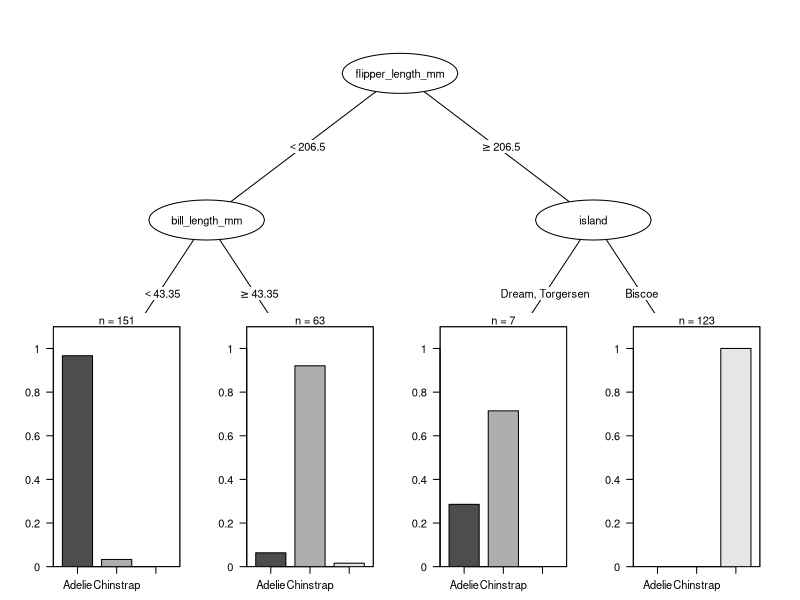
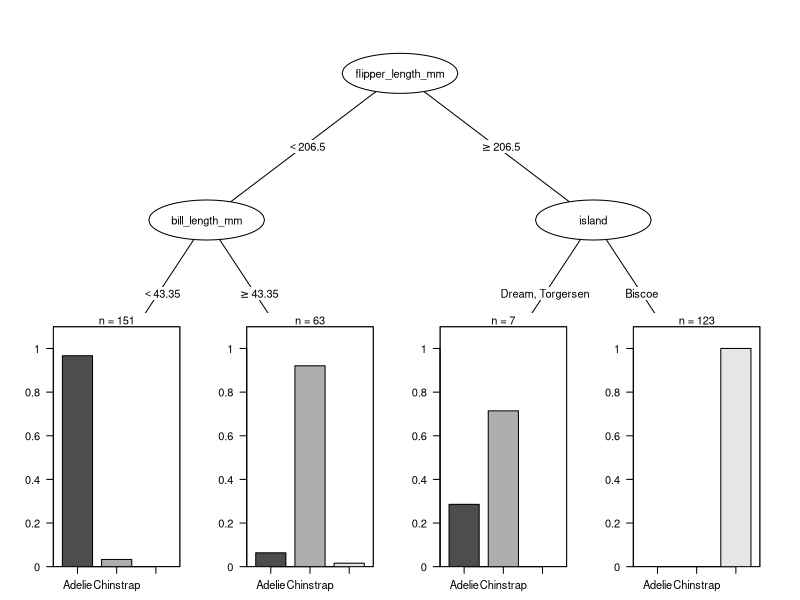
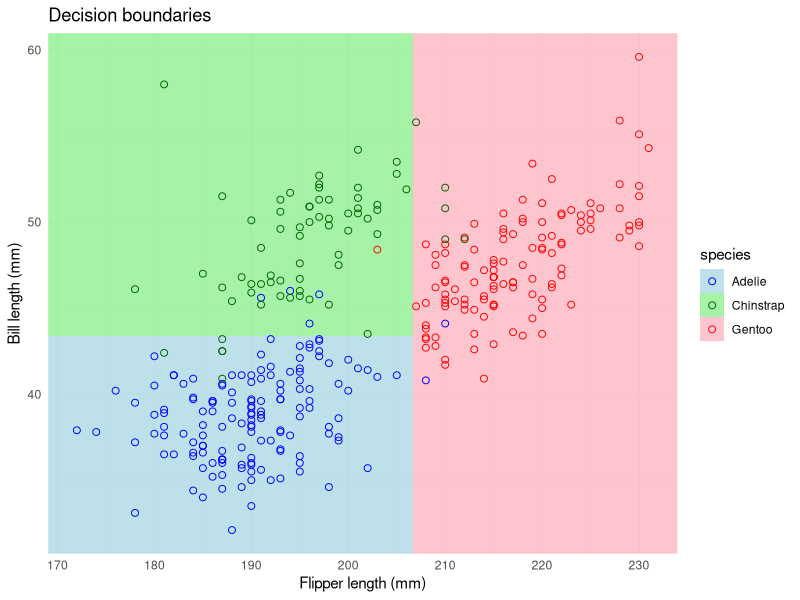
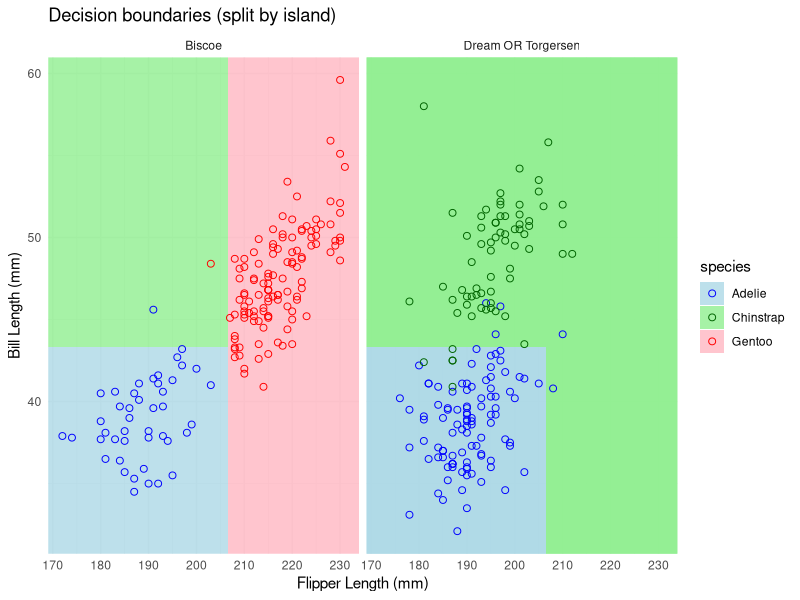

The R script that drew these images, in order:
## ---- chunk 1
library(rpart)
library(palmerpenguins)
library(ggplot2)
library(partykit)
library(dplyr)
## ---- chunk 2
#| fig-height: 4
#| fig-width: 10  # Half the slider width when default slide width is 4
#| fig-align: center

# intro to ML notes
library(rpart)
library(palmerpenguins)
library(partykit)

# tree example

p_m <- rpart(species~ ., data = penguins)

# # Prettier plot
# rpart.plot(
#   p_m, 
#   type = 2,         # Split labels are drawn at the decision nodes
#   #extra = 104,      # Show predicted class and probability percentages
#   box.palette = "RdYlGn",  # Color nodes by prediction (red → yellow → green)
#   fallen.leaves = TRUE,    # Arrange terminal nodes at the same level
#   tweak = 1,     # Slightly increase text size for readability
#   shadow.col = "gray",  # Add shadows to the boxes
#   branch = 0.6    # Make branches less steep
# )

p_m2 <- as.party(p_m)
plot(p_m2, digits = 0, id = FALSE, terminal_panel = node_barplot(p_m2, id = FALSE, rot=0),
     inner_panel = node_inner(p_m2, id = FALSE, pval = FALSE),
     gp=gpar(fontsize=8,
             height = 21))
     

## ---- chunk 3
#| fig-height: 4
#| fig-width: 10  # Half the slider width when default slide width is 4
#| fig-align: center


p_m2 <- as.party(p_m)
plot(p_m2, digits = 0, id = FALSE, terminal_panel = node_barplot(p_m2, id = FALSE, rot=0),
     inner_panel = node_inner(p_m2, id = FALSE, pval = FALSE),
     gp=gpar(fontsize=8,
             height = 21))
     

## ---- chunk 4
#| fig-height: 6
#| fig-width: 7
#| fig-align: center

# Remove missing values
penguins <- na.omit(penguins)

# Fit a simple decision tree (pruned for clarity)
p_m <- rpart(species ~ flipper_length_mm + bill_length_mm, data = penguins, method = "class")

# Convert to party object for better visualization
p_m2 <- as.party(p_m)

# Create a grid of values for flipper length and bill length
flipper_seq <- seq(min(penguins$flipper_length_mm)-10, max(penguins$flipper_length_mm)+10, length.out = 200)
bill_seq <- seq(min(penguins$bill_length_mm)-5, max(penguins$bill_length_mm)+5, length.out = 200)

grid <- expand.grid(
  flipper_length_mm = flipper_seq,
  bill_length_mm = bill_seq
)

# Predict species for each grid point
grid$species <- predict(p_m, newdata = grid, type = "class")

# Plot the decision boundaries
ggplot() +
  geom_tile(data = grid, aes(x = flipper_length_mm, y = bill_length_mm, fill = species), alpha = 0.8) +
  geom_point(data = penguins, aes(x = flipper_length_mm, y = bill_length_mm, color = species), pch=21, size = 2) +
  labs(
    x = "Flipper length (mm)",
    y = "Bill length (mm)",
    title = "Decision boundaries"
  ) +
  scale_fill_manual(values = c("Adelie" = "lightblue", "Chinstrap" = "lightgreen", "Gentoo" = "lightpink")) +
  scale_color_manual(values = c("Adelie" = "blue", "Chinstrap" = "dark green", "Gentoo" = "red")) +
  theme_minimal()+
  coord_cartesian(xlim=range(penguins$flipper_length_mm),ylim=range(penguins$bill_length_mm))

## ---- chunk 5
#| fig-height: 5
#| fig-width: 10
#| fig-align: center

# Remove missing values
penguins <- na.omit(penguins)

# Fit a simple decision tree including island
p_m <- rpart(species ~ flipper_length_mm + bill_length_mm + island, data = penguins, method = "class")

# Convert to party object (optional, useful for tree visualization)
p_m2 <- as.party(p_m)

# Create a grid of values for flipper length, bill length, and include island
flipper_seq <- seq(min(penguins$flipper_length_mm)-10, max(penguins$flipper_length_mm)+10, length.out = 300)
bill_seq <- seq(min(penguins$bill_length_mm)-5, max(penguins$bill_length_mm)+5, length.out = 300)

# Expand grid for each island
grid <- expand.grid(
  flipper_length_mm = flipper_seq,
  bill_length_mm = bill_seq,
  island = unique(penguins$island) # Include all island values
)

# Predict species for each grid point
grid$species <- predict(p_m, newdata = grid, type = "class")

grid$island2 <- ifelse(grid$island=="Biscoe", "Biscoe", "Dream OR Torgersen")
penguins$island2 <- ifelse(penguins$island=="Biscoe","Biscoe", "Dream OR Torgersen")

# Plot decision boundaries with facets for each island
ggplot() +
  geom_tile(data = grid, aes(x = flipper_length_mm, y = bill_length_mm, fill = species), alpha = 0.8) +
  geom_point(data = penguins, aes(x = flipper_length_mm, y = bill_length_mm, color = species), pch=21, size = 2) +
  facet_wrap(~island2) +  # Separate plot for each island
  labs(
    x = "Flipper Length (mm)",
    y = "Bill Length (mm)",
    title = "Decision boundaries (split by island)"
  ) +
  scale_fill_manual(values = c("Adelie" = "lightblue", "Chinstrap" = "lightgreen", "Gentoo" = "lightpink")) +
  scale_color_manual(values = c("Adelie" = "blue", "Chinstrap" = "dark green", "Gentoo" = "red")) +
  theme_minimal()+
  coord_cartesian(xlim=range(penguins$flipper_length_mm),ylim=range(penguins$bill_length_mm))
